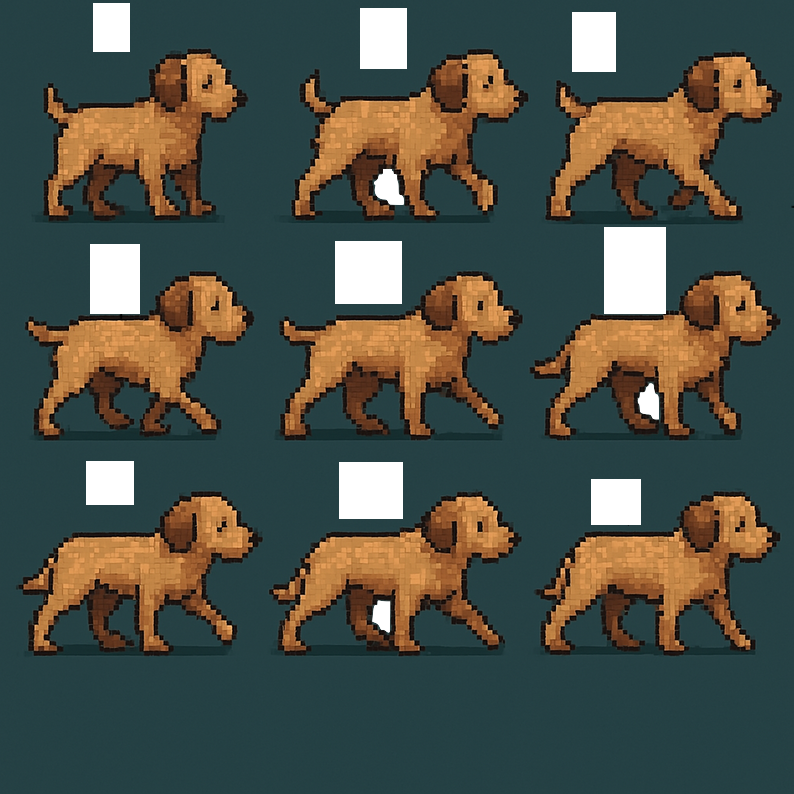
#> input picture DeskPetPomodoro/Resources/dog_walking.png, 794 x 794 px
$ python ascii_art.py
#> lines starting #> are read from the running program, lines starting #| are printed output that depends on the picture
from PIL import Image

def print_ascii(path, width=80):
#> called with width = 60
    try:
        img = Image.open(path)
#> img is the input picture: PIL image 794x794 RGBA; mean R, G, B, A 65, 68.4, 58.5, 242.8
        img = img.convert('L')
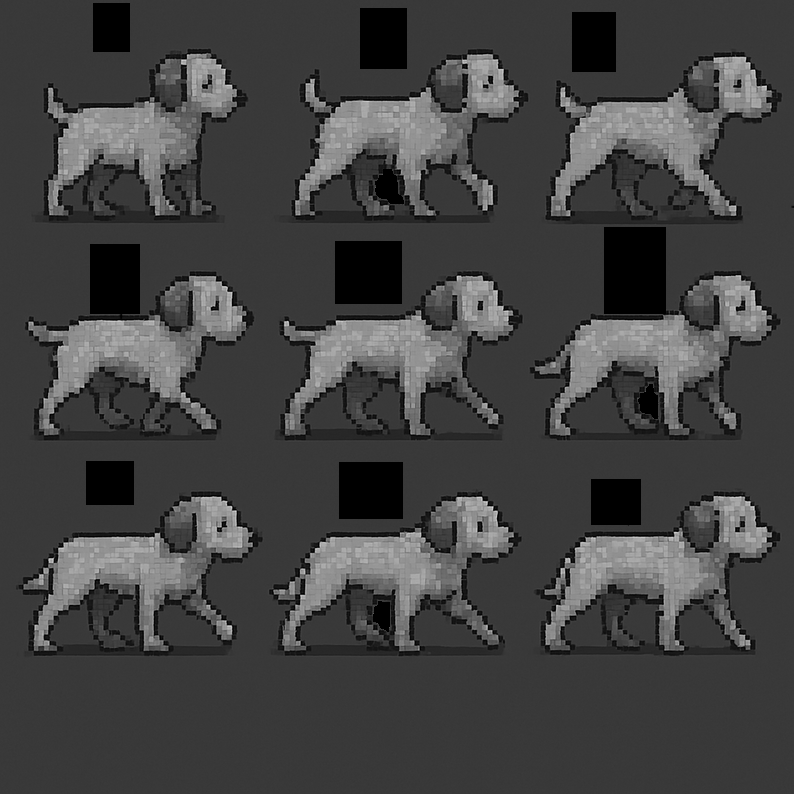
#> img: PIL image 794x794 L; min 0, max 222, mean 66.2
        aspect_ratio = img.height / img.width
#> aspect_ratio = 1
        new_height = int(width * aspect_ratio * 0.5)
#> new_height = 30
        img = img.resize((width, new_height))
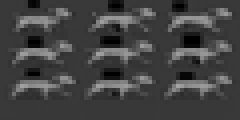
#> img: PIL image 60x30 L (shown 4 times larger); min 0, max 164, mean 66.3
        pixels = img.getdata()
        chars = ["@", "%", "#", "*", "+", "=", "-", ":", ".", " "]
        new_pixels = [chars[pixel//26] for pixel in pixels]
#> new_pixels = 1800 items, first 6: '#', '#', '#', '#', '#', '#'
        new_pixels = ''.join(new_pixels)
        pixel_count = len(new_pixels)
#> pixel_count = 1800
        ascii_image = [new_pixels[index:index+width] for index in range(0, pixel_count, width)]
#> ascii_image = 30 items
        print(f"\n--- {path} ---")
        print("\n".join(ascii_image))
    except Exception as e:
        print(f"Failed {path}: {e}")

print_ascii("DeskPetPomodoro/Resources/dog_walking.png", 60)
print_ascii("DeskPetPomodoro/Resources/cat_walking.png", 60)
#> call 2 of print_ascii, with width = 60
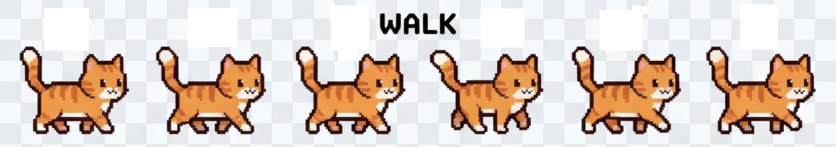
#> input picture DeskPetPomodoro/Resources/cat_walking.png, 1672 x 294 px (shown at 1/2 size)
#> in print_ascii, img is the input picture: PIL image 1672x294 RGBA; mean R, G, B, A 195, 181.2, 171.9, 232
#> in print_ascii (call 2), `img = img.convert('L')`:
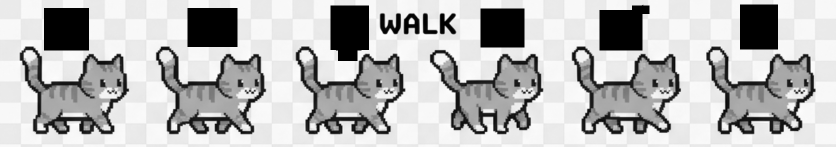
#> img: PIL image 1672x294 L (shown at 1/2 size); min 0, max 255, mean 184.3
#> in print_ascii (call 2), `new_pixels = [chars[pixel//26] for pixel in pixels]`: new_pixels = 300 items, first 6: ' ', ' ', ' ', '*', '%', '%'
#> in print_ascii (call 2), `pixel_count = len(new_pixels)`: pixel_count = 300
#> in print_ascii (call 2), `ascii_image = [new_pixels[index:index+width] for index in range(0, pix..`: ascii_image = 5 items
